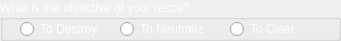
   <widget class="QGroupBox" name="groupBox_5">
    <property name="geometry">
     <rect>
      <x>20</x>
      <y>20</y>
      <width>341</width>
      <height>41</height>
     </rect>
    </property>
    <property name="palette">
     <palette>
      <active>
       <colorrole role="WindowText">
        <brush brushstyle="SolidPattern">
         <color alpha="255">
          <red>255</red>
          <green>255</green>
          <blue>255</blue>
         </color>
        </brush>
       </colorrole>
      </active>
      <inactive>
       <colorrole role="WindowText">
        <brush brushstyle="SolidPattern">
         <color alpha="255">
          <red>255</red>
          <green>255</green>
          <blue>255</blue>
         </color>
        </brush>
       </colorrole>
      </inactive>
      <disabled>
       <colorrole role="WindowText">
        <brush brushstyle="SolidPattern">
         <color alpha="255">
          <red>120</red>
          <green>120</green>
          <blue>120</blue>
         </color>
        </brush>
       </colorrole>
      </disabled>
     </palette>
    </property>
    <property name="autoFillBackground">
     <bool>false</bool>
    </property>
    <property name="title">
     <string>What is the objective of your recce?</string>
    </property>
    <property name="flat">
     <bool>false</bool>
    </property>
    <property name="checkable">
     <bool>false</bool>
    </property>
    <widget class="QRadioButton" name="radioButton">
     <property name="geometry">
      <rect>
       <x>20</x>
       <y>20</y>
       <width>83</width>
       <height>18</height>
      </rect>
     </property>
     <property name="text">
      <string>To Destroy</string>
     </property>
    </widget>
    <widget class="QRadioButton" name="radioButton_2">
     <property name="geometry">
      <rect>
       <x>120</x>
       <y>20</y>
       <width>83</width>
       <height>18</height>
      </rect>
     </property>
     <property name="text">
      <string>To Neutralize</string>
     </property>
    </widget>
    <widget class="QRadioButton" name="radioButton_3">
     <property name="geometry">
      <rect>
       <x>230</x>
       <y>20</y>
       <width>83</width>
       <height>18</height>
      </rect>
     </property>
     <property name="text">
      <string>To Clear</string>
     </property>
    </widget>
   </widget>
